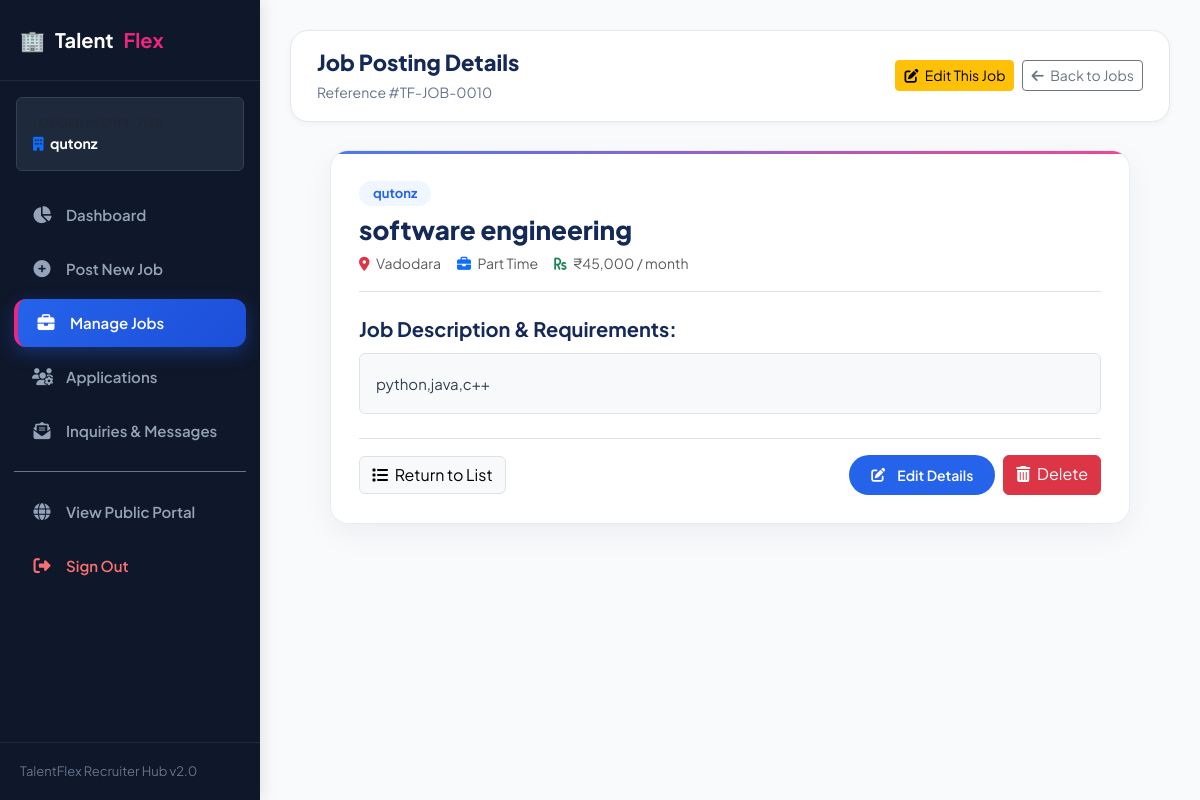
/company/view.php?id=10 (signed in), run on the app's committed database.
### tables this page shows
CREATE TABLE `comadd_job` (
  `id` int(20) NOT NULL,
  `c_id` int(20) NOT NULL,
  `com_name` varchar(30) NOT NULL,
  `job_title` varchar(40) NOT NULL,
  `job_type` varchar(40) NOT NULL,
  `location` varchar(50) NOT NULL,
  `salary` int(50) NOT NULL,
  `description` text NOT NULL,
  `views` int(11) NOT NULL
);

### company/view.php (the view, shortened to what this page needs)
<?php
include("db.php");
$id = isset($_GET['id']) ? intval($_GET['id']) : 0;
$company = $_SESSION['company_name'];
$company_safe = mysqli_real_escape_string($conn, $company);
$sql = "SELECT * FROM comadd_job WHERE id='$id' AND com_name='$company_safe'";
$result = mysqli_query($conn, $sql);
$row = mysqli_fetch_assoc($result);
?>
<!DOCTYPE html>
<html lang="en">
<head>
    <link href="https://cdn.jsdelivr.net/npm/bootstrap@5.3.3/dist/css/bootstrap.min.css" rel="stylesheet">
    <link rel="stylesheet" href="https://cdnjs.cloudflare.com/ajax/libs/font-awesome/6.5.2/css/all.min.css">
    <link rel="stylesheet" href="../assets/css/portal-custom.css">
</head>
<body style="background: #f1f5f9; display: flex; flex-direction: column; min-height: 100vh;">
    <?php include('sidebar.php'); ?>
    <div class="portal-dashboard-main">
        <div class="dashboard-topbar">
            <div>
                <h2 style="font-size: 22px; font-weight: 800; color: var(--tf-navy); margin-bottom: 4px;">
                    Job Posting Details
                </h2>
                <p style="color: var(--tf-text-muted); font-size: 14px; margin: 0;">
                    Reference #TF-JOB-<?php echo str_pad($row['id'], 4, '0', STR_PAD_LEFT); ?>
                </p>
            </div>
            <div class="d-flex gap-2">
                <a href="edit.php?id=<?php echo $row['id']; ?>" class="btn btn-warning btn-sm">
                    <i class="fas fa-edit me-1"></i> Edit This Job
                </a>
                <a href="commy_job.php" class="btn btn-outline-secondary btn-sm">
                    <i class="fas fa-arrow-left me-1"></i> Back to Jobs
                </a>
            </div>
        </div>
        <div class="portal-card mx-auto" style="max-width: 800px;">
            <div class="d-flex justify-content-between align-items-start mb-4 pb-3 border-bottom">
                <div>
                    <span class="badge mb-2" style="background: var(--tf-primary-light); color: var(--tf-primary); font-size: 13px; font-weight: 700; padding: 6px 14px; border-radius: 9999px;">
                        <?php echo htmlspecialchars($row['com_name']); ?>
                    </span>
                    <h3 style="font-size: 26px; font-weight: 800; color: var(--tf-navy); margin-bottom: 6px;">
                        <?php echo htmlspecialchars($row['job_title']); ?>
                    </h3>
                    <div class="d-flex gap-3 text-muted" style="font-size: 14px;">
                        <span><i class="fas fa-map-marker-alt text-danger me-1"></i> <?php echo htmlspecialchars($row['location']); ?></span>
                        <span><i class="fas fa-briefcase text-primary me-1"></i> <?php echo htmlspecialchars($row['job_type']); ?></span>
                        <span><i class="fas fa-rupee-sign text-success me-1"></i> ₹<?php echo number_format($row['salary']); ?> / month</span>
                    </div>
                </div>
            </div>
            <h5 style="font-weight: 700; color: var(--tf-navy); margin-bottom: 12px;">Job Description & Requirements:</h5>
            <div class="p-3 mb-4 rounded bg-light border" style="font-size: 15px; line-height: 1.8; color: var(--tf-text-body);">
                <?php echo nl2br(htmlspecialchars($row['description'])); ?>
            </div>
            <div class="d-flex justify-content-between align-items-center pt-3 border-top">
                <a href="commy_job.php" class="btn btn-light border">
                    <i class="fas fa-list me-1"></i> Return to List
                </a>
                <div class="d-flex gap-2">
                    <a href="edit.php?id=<?php echo $row['id']; ?>" class="btn-tf-primary" style="padding: 9px 22px; font-size: 14px;">
                        <i class="fas fa-edit me-1"></i> Edit Details
                    </a>
                    <a href="delete.php?id=<?php echo $row['id']; ?>" class="btn btn-danger" onclick="return confirm('Delete this job listing?')">
                        <i class="fas fa-trash-alt me-1"></i> Delete
                    </a>
                </div>
            </div>
        </div>
    </div>
</body>
</html>

### assets/css/portal-custom.css (style rules this page uses)
:root { --tf-primary: #2563eb; --tf-primary-hover: #1d4ed8; --tf-primary-light: #eff6ff; --tf-primary-subtle: #dbeafe; --tf-navy: #142957; --tf-navy-dark: #0f172a; --tf-accent: #ed2680; --tf-accent-hover: #db1470; --tf-accent-light: #fdf2f8; --tf-success: #10b981; --tf-success-light: #ecfdf5; --tf-warning: #f59e0b; --tf-warning-light: #fffbeb; --tf-danger: #ef4444; --tf-danger-light: #fef2f2; --tf-bg-body: #f8fafc; --tf-bg-card: #ffffff; --tf-border: #e2e8f0; --tf-border-light: #f1f5f9; --tf-text-title: #0f172a; --tf-text-body: #334155; --tf-text-muted: #64748b; --tf-font-family: 'Plus Jakarta Sans', -apple-system, BlinkMacSystemFont, 'Segoe UI', Roboto, Helvetica, Arial, sans-serif; --tf-shadow-sm: 0 2px 6px rgba(15, 23, 42, 0.04); --tf-shadow-md: 0 6px 20px rgba(15, 23, 42, 0.08); --tf-shadow-lg: 0 12px 32px rgba(15, 23, 42, 0.12); --tf-radius: 12px; --tf-radius-lg: 18px; --tf-radius-full: 9999px; --tf-transition: all 0.25s cubic-bezier(0.4, 0, 0.2, 1); }
body { font-family: var(--tf-font-family) !important; background-color: var(--tf-bg-body) !important; color: var(--tf-text-body) !important; line-height: 1.6; overflow-x: hidden; min-height: 100vh; display: flex; flex-direction: column; }
h1, h2, h3, h4, h5, h6 { font-family: var(--tf-font-family) !important; color: var(--tf-text-title); font-weight: 700; line-height: 1.25; }
a { color: var(--tf-primary); text-decoration: none; transition: var(--tf-transition); }
.btn-tf-primary { background: var(--tf-primary); color: #ffffff !important; font-weight: 600; padding: 12px 28px; border-radius: var(--tf-radius-full); border: none; transition: var(--tf-transition); display: inline-flex; align-items: center; justify-content: center; gap: 8px; }
.portal-card { background: #ffffff; border-radius: var(--tf-radius-lg); border: 1px solid var(--tf-border); box-shadow: var(--tf-shadow-sm); padding: 28px; transition: var(--tf-transition); position: relative; }
.portal-dashboard-main { flex: 1; margin-left: 260px; padding: 30px; width: calc(100% - 260px); transition: var(--tf-transition); }
.dashboard-topbar { background: #ffffff; border-radius: var(--tf-radius-lg); border: 1px solid var(--tf-border); padding: 18px 26px; margin-bottom: 28px; display: flex; align-items: center; justify-content: space-between; box-shadow: var(--tf-shadow-sm); }
.portal-card-glass, .portal-card { background: rgba(255, 255, 255, 0.88) !important; backdrop-filter: blur(12px) !important; -webkit-backdrop-filter: blur(12px) !important; border: 1px solid rgba(226, 232, 240, 0.8) !important; box-shadow: 0 10px 30px rgba(15, 23, 42, 0.05) !important; border-radius: var(--tf-radius-lg) !important; transition: all 0.3s cubic-bezier(0.4, 0, 0.2, 1) !important; position: relative; overflow: hidden; }
.portal-card-glass::before, .portal-card::before { content: ''; position: absolute; top: 0; left: 0; right: 0; height: 3px; background: linear-gradient(90deg, var(--tf-primary) 0%, var(--tf-accent) 100%); opacity: 0.85; }

### data on the page
comadd_job: id "0010", com_name "qutonz", job_title "software engineering", location "Vadodara", job_type "Part Time", salary "45,000", description "python,java,c++"

### other printed values
$_SESSION['company_name'] "qutonz"
